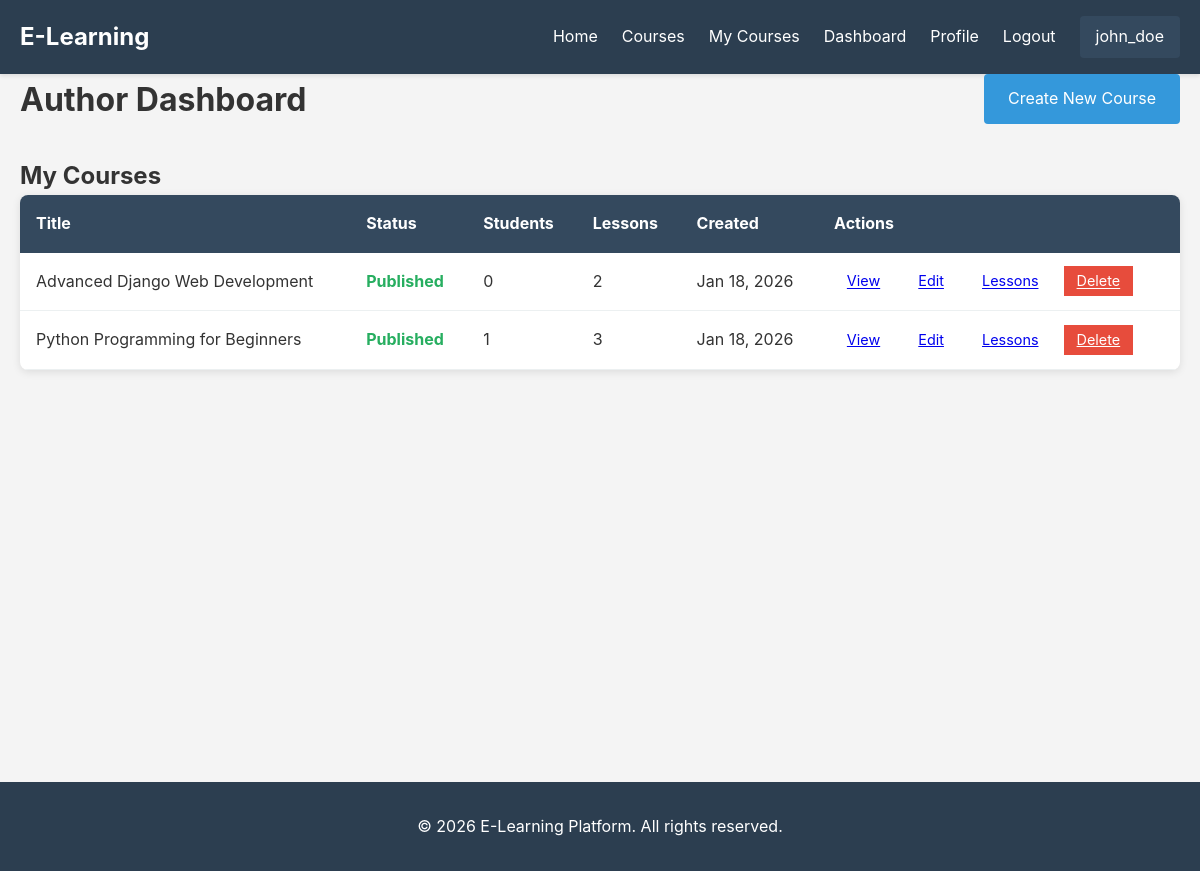
Screenshot of /author/dashboard/ (signed in) with the database file from the repository.
### users/models.py (models this page shows, shortened)
class User(AbstractUser):
    ROLE_CHOICES = (
        ('student', 'Student'),
        ('author', 'Author'),
        ('admin', 'Admin'),
    )
    role = models.CharField(max_length=10, choices=ROLE_CHOICES, default='student')
    bio = models.TextField(blank=True)
    profile_picture = models.ImageField(upload_to='profiles/', null=True, blank=True)

### courses/models.py (models this page shows, shortened)
class Course(models.Model):
    DIFFICULTY_CHOICES = (
        ('beginner', 'Beginner'),
        ('intermediate', 'Intermediate'),
        ('advanced', 'Advanced'),
    )
    title = models.CharField(max_length=200)
    slug = models.SlugField(unique=True, blank=True)
    description = models.TextField()
    author = models.ForeignKey(settings.AUTH_USER_MODEL, on_delete=models.CASCADE, related_name='courses')
    difficulty = models.CharField(max_length=20, choices=DIFFICULTY_CHOICES, default='beginner')
    thumbnail = models.ImageField(upload_to='course_thumbnails/', null=True, blank=True)
    is_published = models.BooleanField(default=False)
    created_at = models.DateTimeField(auto_now_add=True)
    updated_at = models.DateTimeField(auto_now=True)
    class Meta:
        ordering = ['-created_at']

### courses/views.py (the view)
# urls.py: path('author/dashboard/', views.author_dashboard, name='author_dashboard'),
@login_required
def author_dashboard(request):
    if request.user.role != 'author':
        messages.error(request, 'You must be an author to access this page.')
        return redirect('home')
    courses = CourseService.get_author_courses(request.user)
    return render(request, 'courses/author_dashboard.html', {'courses': courses})

### courses/services.py (called while the page is built)
    @staticmethod
    def get_author_courses(author):
        return Course.objects.filter(author=author)

### templates/courses/author_dashboard.html (shortened to what this page needs)
{% extends 'base.html' %}
{% block content %}
<div class="author-dashboard">
    <div class="dashboard-header">
        <h1>Author Dashboard</h1>
        <a href="{% url 'create_course' %}" class="btn btn-primary">Create New Course</a>
    </div>
    <h2>My Courses</h2>
    <div class="courses-table">
        <table>
            <thead>
                <tr>
                    <th>Title</th>
                    <th>Status</th>
                    <th>Students</th>
                    <th>Lessons</th>
                    <th>Created</th>
                    <th>Actions</th>
                </tr>
            </thead>
            <tbody>
                {% for course in courses %}
                <tr>
                    <td>{{ course.title }}</td>
                    <td>
                        {% if course.is_published %}
                            <span class="status-published">Published</span>
                        {% else %}
                            <span class="status-draft">Draft</span>
                        {% endif %}
                    </td>
                    <td>{{ course.enrollments.count }}</td>
                    <td>{{ course.lessons.count }}</td>
                    <td>{{ course.created_at|date:"M d, Y" }}</td>
                    <td class="actions">
                        <a href="{% url 'course_detail' course.slug %}" class="btn-small">View</a>
                        <a href="{% url 'edit_course' course.slug %}" class="btn-small">Edit</a>
                        <a href="{% url 'manage_lessons' course.slug %}" class="btn-small">Lessons</a>
                        <a href="{% url 'delete_course' course.slug %}" class="btn-small btn-danger">Delete</a>
                    </td>
                </tr>
                {% empty %}
                <tr>
                    <td colspan="6">You haven't created any courses yet.</td>
                </tr>
                {% endfor %}
            </tbody>
        </table>
    </div>
</div>
{% endblock %}

### templates/base.html (shortened to what this page needs)
<!DOCTYPE html>
<html lang="en">
<head>
    <link rel="stylesheet" href="/static/css/style.css">
</head>
<body>
    <nav class="navbar">
        <div class="container">
            <a href="{% url 'home' %}" class="logo">E-Learning</a>
            <ul class="nav-links">
                <li><a href="{% url 'home' %}">Home</a></li>
                <li><a href="{% url 'course_list' %}">Courses</a></li>
                {% if user.is_authenticated %}
                    <li><a href="{% url 'my_courses' %}">My Courses</a></li>
                    {% if user.role == 'author' %}
                        <li><a href="{% url 'author_dashboard' %}">Dashboard</a></li>
                    {% endif %}
                    <li><a href="{% url 'profile' %}">Profile</a></li>
                    <li><a href="{% url 'logout' %}">Logout</a></li>
                    <li class="user-info">{{ user.username }}</li>
                {% else %}
                    <li><a href="{% url 'login' %}">Login</a></li>
                    <li><a href="{% url 'register' %}">Register</a></li>
                {% endif %}
            </ul>
        </div>
    </nav>
    <main class="container">
        {% block content %}{% endblock %}
    </main>
    <footer class="footer">
        <div class="container">
            <p>&copy; 2026 E-Learning Platform. All rights reserved.</p>
        </div>
    </footer>
</body>
</html>

### static/css/style.css (style rules this page uses)
* { margin: 0; padding: 0; box-sizing: border-box; }
body { font-family: -apple-system, BlinkMacSystemFont, 'Segoe UI', Roboto, Oxygen, Ubuntu, Cantarell, sans-serif; line-height: 1.6; color: #333; background-color: #f4f4f4; }
.container { max-width: 1200px; margin: 0 auto; padding: 0 20px; }
.navbar { background-color: #2c3e50; color: white; padding: 1rem 0; box-shadow: 0 2px 4px rgba(0,0,0,0.1); }
.navbar .container { display: flex; justify-content: space-between; align-items: center; }
.logo { font-size: 1.5rem; font-weight: bold; color: white; text-decoration: none; }
.nav-links { display: flex; list-style: none; gap: 1.5rem; align-items: center; }
.nav-links a { color: white; text-decoration: none; transition: opacity 0.3s; }
.user-info { padding: 0.5rem 1rem; background-color: #34495e; border-radius: 4px; }
main { min-height: calc(100vh - 140px); padding: 2rem 0; }
.btn { display: inline-block; padding: 0.75rem 1.5rem; border: none; border-radius: 4px; cursor: pointer; text-decoration: none; font-size: 1rem; transition: all 0.3s; }
.btn-primary { background-color: #3498db; color: white; }
.btn-danger { background-color: #e74c3c; color: white; }
.btn-small { padding: 0.4rem 0.8rem; font-size: 0.9rem; margin-right: 0.5rem; }
.courses-table, .lessons-table, .materials-table { background: white; border-radius: 8px; overflow: hidden; box-shadow: 0 2px 8px rgba(0,0,0,0.1); }
table { width: 100%; border-collapse: collapse; }
thead { background-color: #34495e; color: white; }
th, td { padding: 1rem; text-align: left; }
tbody tr { border-bottom: 1px solid #ecf0f1; }
.actions { white-space: nowrap; }
.status-published { color: #27ae60; font-weight: bold; }
.dashboard-header { display: flex; justify-content: space-between; align-items: center; margin-bottom: 2rem; }
.footer { background-color: #2c3e50; color: white; text-align: center; padding: 2rem 0; margin-top: 3rem; }

### rows the page displays
User: username "john_doe"
Course: title "Advanced Django Web Development", is_published "Published", enrollments.count "0", lessons.count "2", created_at "Jan 18, 2026"
Course: title "Python Programming for Beginners", is_published "Published", enrollments.count "1", lessons.count "3", created_at "Jan 18, 2026"
